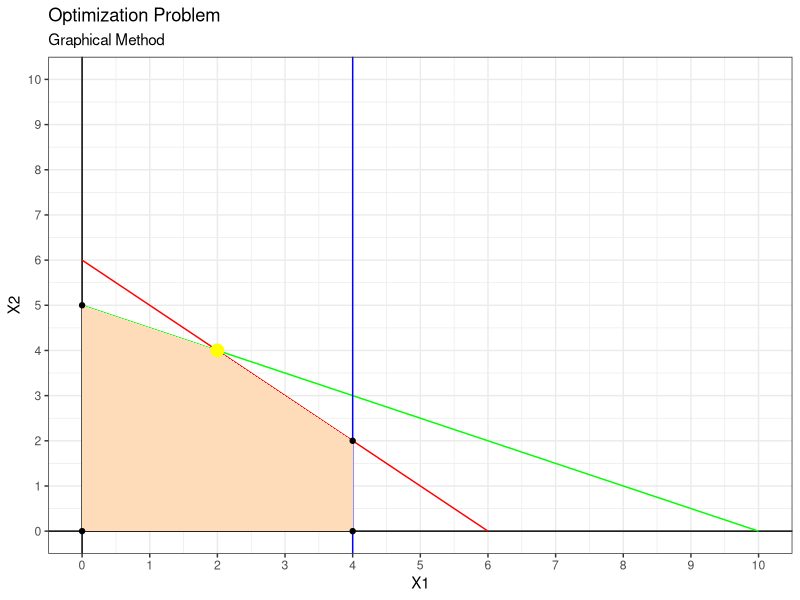

Generate this figure with R:
# Graphical method for LPP

# max z = 4x1 + 5x2
# stc,
# 6x1 + 6x2 <= 36 ,
# x1 + 2x2 <= 10 ,
# x1 <= 4 , x1,x1>=0

c1<- function(x) (36 - 6*x)/6
c2<- function(x) (10-x)/2
c3<- function(x) 4

c4<- function(x) 0
c5<- function(x) 0

library(ggplot2)

p = ggplot(data = data.frame(x=0), aes(x=x)) +
  geom_vline(xintercept = 0)+
  geom_hline(yintercept = 0)+
  stat_function(colour ="Red",fun=c1)+
  stat_function(colour = "Green",fun=c2)+
  geom_vline(xintercept = 4,colour = "Blue")+
  scale_x_continuous(breaks=seq(0,10,1),lim=c(0,10))+
  scale_y_continuous(breaks=seq(0,10,1),lim=c(0,10))+
  labs(title= "Optimization Problem",subtitle = "Graphical Method", x= "X1",y="X2")+
  theme_bw()

feasible_region= data.frame(x=c(0,4,4,2,0),y=c(0,0,2,4,5))

p<- p + geom_polygon(
  data = feasible_region,
  aes(x=x,y=y),
  fill="#fedcba") +
  geom_point(
  data=feasible_region,
  aes(x=x,y=y),
  colour="Black"
  )


library(lpSolve)

f.obj <- c(4,5)
f.con <- matrix(c(1,2,6,6,1,0),nrow=3,byrow=TRUE)
f.dir <- c("<=","<=","<=")
f.rhs<- c(10,36,4)

lp_result <-lp("max",f.obj,f.con,f.dir,f.rhs)
solution <- lp_result$solution

p<-p+ geom_point(
  aes(x=solution[1],y=solution[2]),
  color="yellow",
  size=4
  )

print(p)

# solution <- lp_result$solution
# d=data.frame(rbind(solution))
# colnames(d)=c('x','y')
# p<-p+ geom_point(
#   data=d,
#   aes(x=x,y=y),
#   color="yellow",
#   size=4)
